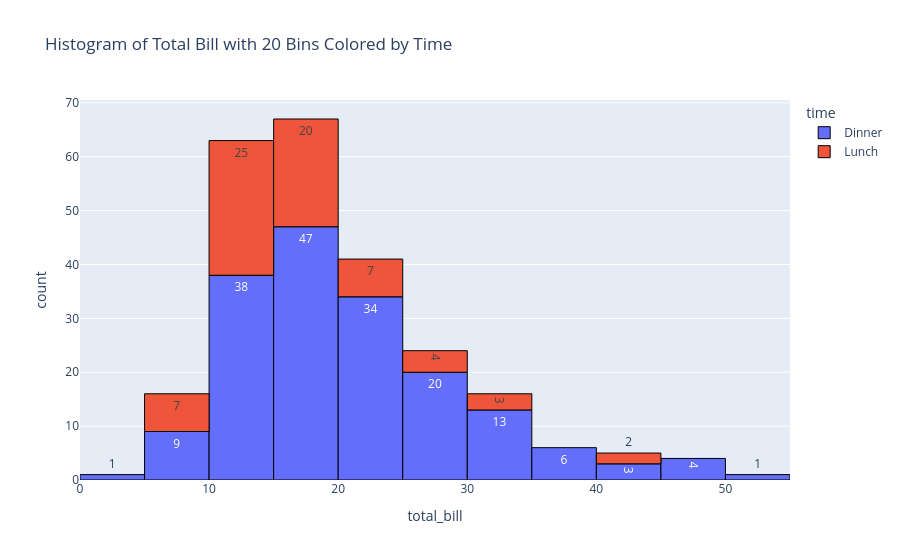

The cell this chart's notebook holds for it:
### Code cell
# Задача 2: Создать гистограмму с расширенными возможностями настройки. Используйте набор данных tips. 
# Создайте гистограмму для total_bill. Установите число бинов на 20 и цвет по времени.
fig = px.histogram(df_tips,
                x='total_bill', 
                nbins=20,
                color='time',
                text_auto=True,
                title='Histogram of Total Bill with 20 Bins Colored by Time',)
fig.update_traces(marker=dict(line=dict(color='black', width=1)))

fig.show()

### Figure 1 — Plotly figure (JSON) as saved in the notebook; plotly's stock layout.template omitted (floating-point values rounded to 4 significant figures; data arrays with more than 128 entries replaced by an {"elided": "..."} marker saying what was removed)
{"data": [{"bingroup": "x", "hovertemplate": "time=Dinner<br>total_bill=%{x}<br>count=%{y}<extra></extra>", "legendgroup": "Dinner", "marker": {"color": "#636efa", "line": {"color": "black", "width": 1}, "pattern": {"shape": ""}}, "name": "Dinner", "nbinsx": 20, "orientation": "v", "showlegend": true, "texttemplate": "%{value}", "type": "histogram", "x": {"elided": "176 float values"}, "xaxis": "x", "yaxis": "y"}, {"bingroup": "x", "hovertemplate": "time=Lunch<br>total_bill=%{x}<br>count=%{y}<extra></extra>", "legendgroup": "Lunch", "marker": {"color": "#EF553B", "line": {"color": "black", "width": 1}, "pattern": {"shape": ""}}, "name": "Lunch", "nbinsx": 20, "orientation": "v", "showlegend": true, "texttemplate": "%{value}", "type": "histogram", "x": [27.2, 22.76, 17.29, 19.44, 16.66, 10.07, 32.68, 15.98, 34.83, 13.03, 18.28, 24.71, 21.16, 10.65, 12.43, 24.08, 11.69, 13.42, 14.26, 15.95, 12.48, 29.8, 8.52, 14.52, 11.38, 22.82, 19.08, 20.27, 11.17, 12.26, 18.26, 8.51, 10.33, 14.15, 16.0, 13.16, 17.47, 34.3, 41.19, 27.05, 16.43, 8.35, 18.64, 11.87, 9.78, 7.51, 19.81, 28.44, 15.48, 16.58, 7.56, 10.34, 43.11, 13.0, 13.51, 18.71, 12.74, 13.0, 16.4, 20.53, 16.47, 12.16, 13.42, 8.58, 15.98, 13.42, 16.27, 10.09], "xaxis": "x", "yaxis": "y"}], "layout": {"barmode": "relative", "legend": {"title": {"text": "time"}, "tracegroupgap": 0}, "title": {"text": "Histogram of Total Bill with 20 Bins Colored by Time"}, "xaxis": {"anchor": "y", "domain": [0, 1], "title": {"text": "total_bill"}}, "yaxis": {"anchor": "x", "domain": [0, 1], "title": {"text": "count"}}}}
